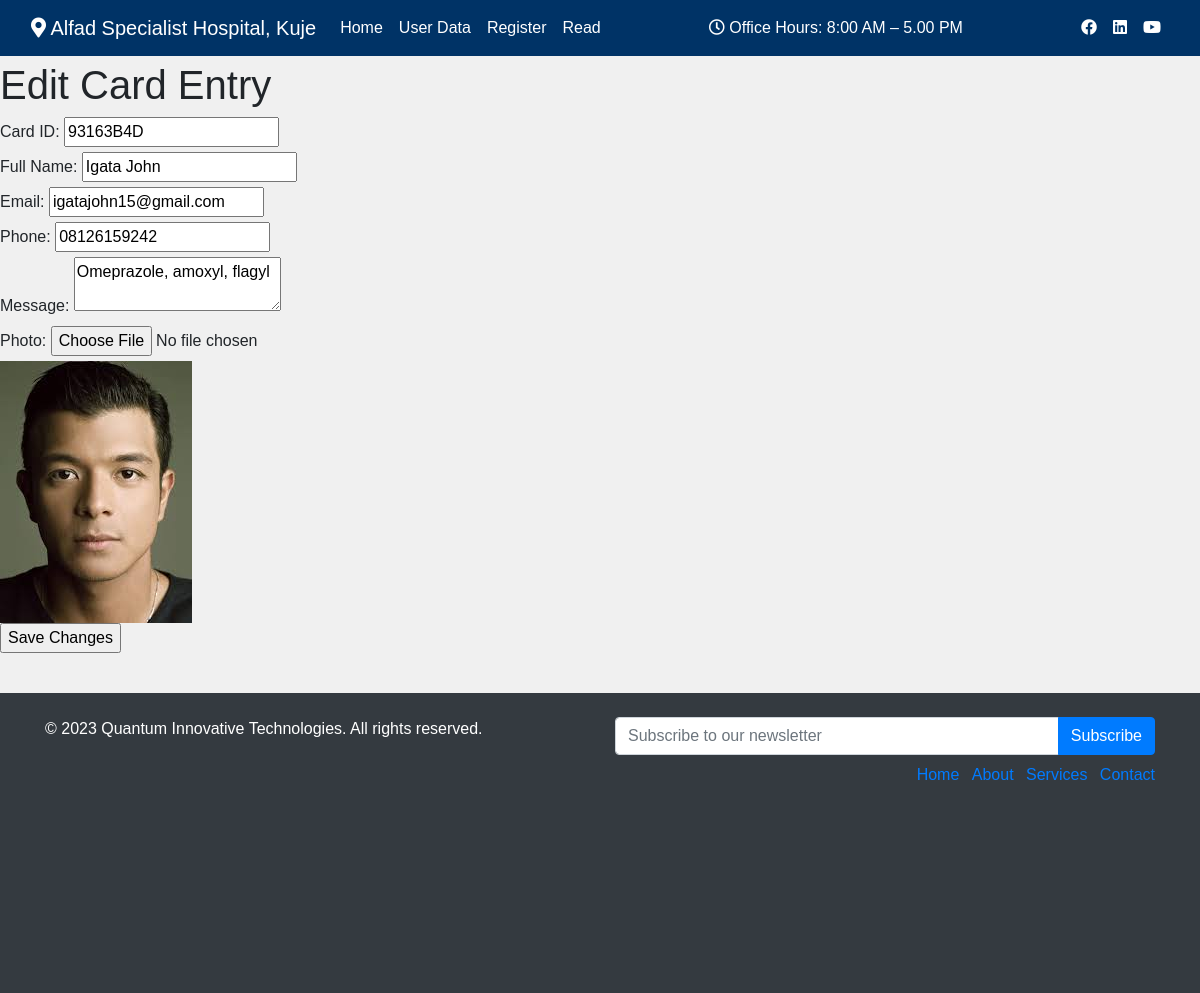
Screenshot of /edit/1 with the database file from the repository.
### app.py (models this page shows, shortened)
class CardEntry(db.Model):
    id = db.Column(db.Integer, primary_key=True)
    card_id = db.Column(db.String(50), nullable=False)
    full_name = db.Column(db.String(100), nullable=False)
    email = db.Column(db.String(100), nullable=False)
    phone = db.Column(db.String(20), nullable=False)
    message = db.Column(db.Text, nullable=True)
    photo_path = db.Column(db.String(100), nullable=True)
    timestamp = db.Column(db.DateTime, default=datetime.utcnow, nullable=True)

### app.py (the view, shortened to what this page needs)
@app.route('/edit/<int:entry_id>', methods=['GET', 'POST'])
def edit(entry_id):
    card_entry = CardEntry.query.get_or_404(entry_id)
    return render_template('edit.html', card_entry=card_entry)

### templates/edit.html
{% extends 'base.html'%}
{% block content %}
    <h1>Edit Card Entry</h1>
    <form method="post" action="{{ url_for('edit', entry_id=card_entry.id) }}" enctype="multipart/form-data">
        <label for="card_id">Card ID:</label>
        <input type="text" name="card_id" id="card_id" value="{{ card_entry.card_id }}" required><br>
        <label for="full_name">Full Name:</label>
        <input type="text" name="full_name" id="full_name" value="{{ card_entry.full_name }}" required><br>
        <label for="email">Email:</label>
        <input type="email" name="email" id="email" value="{{ card_entry.email }}" required><br>
        <label for="phone">Phone:</label>
        <input type="text" name="phone" id="phone" value="{{ card_entry.phone }}" required><br>
        <label for="message">Message:</label>
        <textarea name="message" id="message" required>{{ card_entry.message }}</textarea><br>
        <label for="photo">Photo:</label>
        <input type="file" name="photo" id="photo"><br>
        <img src="{{ card_entry.photo_path }}" alt="Current Photo" style="max-width: 200px;"><br>
        <input type="submit" value="Save Changes">
    </form>
{% endblock content%}

### static/css/main.css (style rules this page uses)
html, body { max-width: 100%; overflow-x: hidden; margin: 0; padding: 0; flex-direction: column; font-family: Arial, sans-serif; background-color: #f0f0f0; }

### rows the page displays
CardEntry: card_id "93163B4D", full_name "Igata John", email "igatajohn15@gmail.com", phone "08126159242", message "Omeprazole, amoxyl, flagyl", photo_path (picture)
